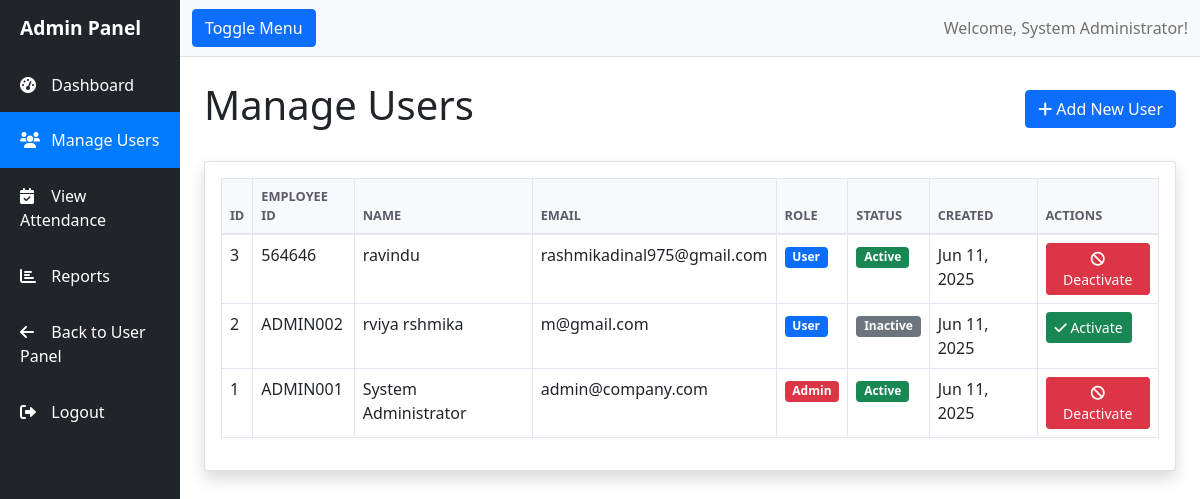
The page /admin/users.php (signed in) on the database its author committed.
### tables this page shows
CREATE TABLE `users` (
  `id` int(11) NOT NULL,
  `employee_id` varchar(20) NOT NULL,
  `name` varchar(100) NOT NULL,
  `email` varchar(100) NOT NULL,
  `password` varchar(255) NOT NULL,
  `role` enum('admin','user') DEFAULT 'user',
  `face_descriptor` text DEFAULT NULL,
  `profile_image` varchar(255) DEFAULT NULL,
  `status` enum('active','inactive') DEFAULT 'active',
  `created_at` timestamp NOT NULL DEFAULT current_timestamp(),
  `updated_at` timestamp NOT NULL DEFAULT current_timestamp() ON UPDATE current_timestamp()
);

### admin/users.php (the view, shortened to what this page needs)
<?php
$db = Database::getInstance()->getConnection();
$stmt = $db->query("SELECT * FROM users ORDER BY created_at DESC");
$users = $stmt->fetchAll();
?>
<!DOCTYPE html>
<html lang="en">
<head>
    <link href="https://cdn.jsdelivr.net/npm/bootstrap@5.1.3/dist/css/bootstrap.min.css" rel="stylesheet">
    <link href="https://cdnjs.cloudflare.com/ajax/libs/font-awesome/6.0.0/css/all.min.css" rel="stylesheet">
    <link href="../assets/css/admin.css" rel="stylesheet">
</head>
<body>
    <div class="d-flex" id="wrapper">
        <div class="bg-dark border-right" id="sidebar-wrapper">
            <div class="sidebar-heading text-white">Admin Panel</div>
            <div class="list-group list-group-flush">
                <a href="dashboard.php" class="list-group-item list-group-item-action bg-dark text-white">
                    <i class="fas fa-tachometer-alt"></i> Dashboard
                </a>
                <a href="users.php" class="list-group-item list-group-item-action bg-dark text-white active">
                    <i class="fas fa-users"></i> Manage Users
                </a>
                <a href="attendance.php" class="list-group-item list-group-item-action bg-dark text-white">
                    <i class="fas fa-calendar-check"></i> View Attendance
                </a>
                <a href="reports.php" class="list-group-item list-group-item-action bg-dark text-white">
                    <i class="fas fa-chart-bar"></i> Reports
                </a>
                <a href="../dashboard.php" class="list-group-item list-group-item-action bg-dark text-white">
                    <i class="fas fa-arrow-left"></i> Back to User Panel
                </a>
                <a href="../logout.php" class="list-group-item list-group-item-action bg-dark text-white">
                    <i class="fas fa-sign-out-alt"></i> Logout
                </a>
            </div>
        </div>
        <div id="page-content-wrapper">
            <nav class="navbar navbar-expand-lg navbar-light bg-light border-bottom">
                <div class="container-fluid">
                    <button class="btn btn-primary" id="menu-toggle">Toggle Menu</button>
                    <div class="navbar-nav ms-auto">
                        <span class="navbar-text">Welcome, <?= $_SESSION['name'] ?>!</span>
                    </div>
                </div>
            </nav>
            <div class="container-fluid p-4">
                <div class="d-flex justify-content-between align-items-center mb-4">
                    <h1>Manage Users</h1>
                    <button class="btn btn-primary" data-bs-toggle="modal" data-bs-target="#addUserModal">
                        <i class="fas fa-plus"></i> Add New User
                    </button>
                </div>
                <div class="card shadow">
                    <div class="card-body">
                        <div class="table-responsive">
                            <table class="table table-bordered" id="usersTable">
                                <thead>
                                    <tr>
                                        <th>ID</th>
                                        <th>Employee ID</th>
                                        <th>Name</th>
                                        <th>Email</th>
                                        <th>Role</th>
                                        <th>Status</th>
                                        <th>Created</th>
                                        <th>Actions</th>
                                    </tr>
                                </thead>
                                <tbody>
                                    <?php foreach ($users as $user): ?>
                                    <tr>
                                        <td><?= $user['id'] ?></td>
                                        <td><?= $user['employee_id'] ?></td>
                                        <td><?= $user['name'] ?></td>
                                        <td><?= $user['email'] ?></td>
                                        <td>
                                            <span class="badge bg-<?= $user['role'] === 'admin' ? 'danger' : 'primary' ?>">
                                                <?= ucfirst($user['role']) ?>
                                            </span>
                                        </td>
                                        <td>
                                            <span class="badge bg-<?= $user['status'] === 'active' ? 'success' : 'secondary' ?>">
                                                <?= ucfirst($user['status']) ?>
                                            </span>
                                        </td>
                                        <td><?= date('M d, Y', strtotime($user['created_at'])) ?></td>
                                        <td>
                                            <?php if ($user['status'] === 'active'): ?>
                                                <form method="POST" style="display: inline;">
                                                    <button type="submit" class="btn btn-sm btn-danger"
                                                            onclick="return confirm('Are you sure?')">
                                                        <i class="fas fa-ban"></i> Deactivate
                                                    </button>
                                                </form>
                                            <?php else: ?>
                                                <form method="POST" style="display: inline;">
                                                    <button type="submit" class="btn btn-sm btn-success">
                                                        <i class="fas fa-check"></i> Activate
                                                    </button>
                                                </form>
                                            <?php endif; ?>
                                        </td>
                                    </tr>
                                    <?php endforeach; ?>
                                </tbody>
                            </table>
                        </div>
                    </div>
                </div>
            </div>
        </div>
    </div>
</body>
</html>

### assets/css/admin.css (style rules this page uses)
#wrapper { display: flex; }
#sidebar-wrapper { min-height: 100vh; margin-left: -15rem; transition: margin 0.25s ease-out; }
#sidebar-wrapper .sidebar-heading { padding: 0.875rem 1.25rem; font-size: 1.2rem; font-weight: bold; }
#page-content-wrapper { min-width: 0; width: 100%; }
.list-group-item { border: none; padding: 1rem 1.25rem; transition: all 0.3s; }
.list-group-item.active { background-color: #007bff !important; }
.list-group-item i { margin-right: 0.5rem; width: 1.2rem; }
.table-bordered th, .table-bordered td { border: 1px solid #e3e6f0; }
.table thead th { vertical-align: bottom; border-bottom: 2px solid #e3e6f0; background-color: #f8f9fc; color: #5a5c69; font-weight: 600; text-transform: uppercase; font-size: 0.8rem; }
.badge { font-size: 0.75rem; font-weight: 600; padding: 0.35em 0.65em; }
@media (min-width: 768px) { #sidebar-wrapper { margin-left: 0; } }
@media (min-width: 768px) { #page-content-wrapper { min-width: 0; width: 100%; } }

### rows shown on the page
users: id "3", employee "564646", name "ravindu", email "rashmikadinal975@gmail.com", role "User", status "Active", created_at "Jun 11, 2025"
users: id "2", employee "ADMIN002", name "rviya rshmika", email "m@gmail.com", role "User", status "Inactive", created_at "Jun 11, 2025"
users: id "1", employee "ADMIN001", name "System Administrator", email "admin@company.com", role "Admin", status "Active", created_at "Jun 11, 2025"

### other values the page prints
$_SESSION['name'] "System Administrator"
